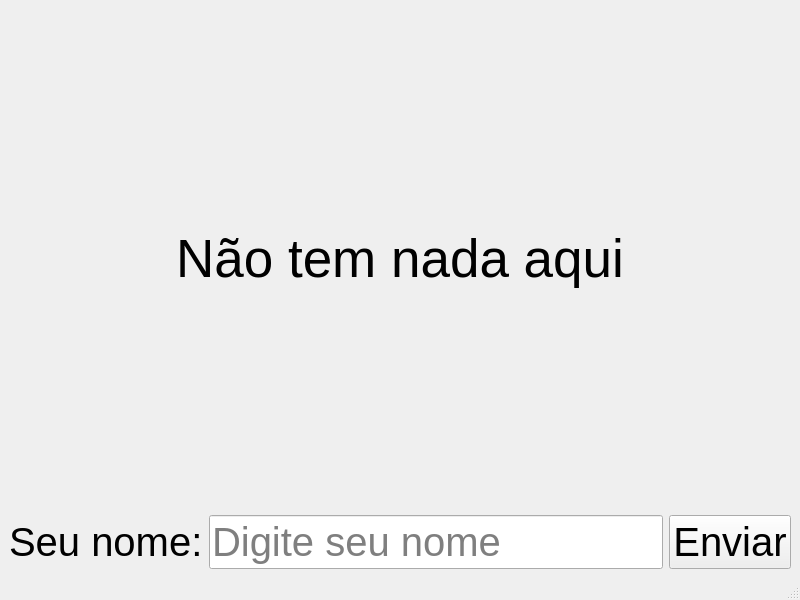
<?xml version="1.0" encoding="UTF-8"?>
<ui version="4.0">
 <class>MainWindow</class>
 <widget class="QMainWindow" name="MainWindow">
  <property name="geometry">
   <rect>
    <x>0</x>
    <y>0</y>
    <width>800</width>
    <height>600</height>
   </rect>
  </property>
  <property name="windowTitle">
   <string>MainWindow</string>
  </property>
  <widget class="QWidget" name="centralwidget">
   <layout class="QHBoxLayout" name="horizontalLayout">
    <item>
     <layout class="QGridLayout" name="gridLayout">
      <item row="0" column="0">
       <widget class="QLabel" name="labelResult">
        <property name="font">
         <font>
          <pointsize>40</pointsize>
         </font>
        </property>
        <property name="text">
         <string>Não tem nada aqui</string>
        </property>
        <property name="alignment">
         <set>Qt::AlignCenter</set>
        </property>
       </widget>
      </item>
      <item row="1" column="0">
       <layout class="QGridLayout" name="gridLayout_2">
        <item row="0" column="1">
         <widget class="QLineEdit" name="lineName">
          <property name="font">
           <font>
            <pointsize>30</pointsize>
           </font>
          </property>
          <property name="placeholderText">
           <string>Digite seu nome</string>
          </property>
         </widget>
        </item>
        <item row="0" column="0">
         <widget class="QLabel" name="labelName">
          <property name="font">
           <font>
            <pointsize>30</pointsize>
           </font>
          </property>
          <property name="text">
           <string>Seu nome:</string>
          </property>
         </widget>
        </item>
        <item row="0" column="2">
         <widget class="QPushButton" name="buttonSend">
          <property name="font">
           <font>
            <pointsize>30</pointsize>
           </font>
          </property>
          <property name="text">
           <string>Enviar</string>
          </property>
         </widget>
        </item>
       </layout>
      </item>
     </layout>
    </item>
   </layout>
  </widget>
  <widget class="QMenuBar" name="menubar">
   <property name="geometry">
    <rect>
     <x>0</x>
     <y>0</y>
     <width>800</width>
     <height>21</height>
    </rect>
   </property>
  </widget>
  <widget class="QStatusBar" name="statusbar"/>
 </widget>
 <resources/>
 <connections/>
</ui>
